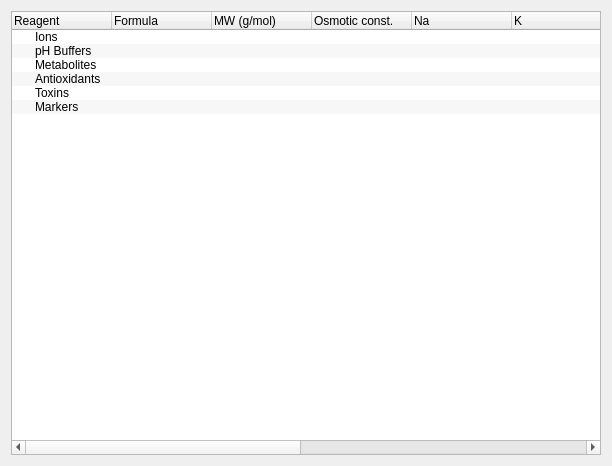
<?xml version="1.0" encoding="UTF-8"?>
<ui version="4.0">
 <class>reagentEditor</class>
 <widget class="QWidget" name="reagentEditor">
  <property name="geometry">
   <rect>
    <x>0</x>
    <y>0</y>
    <width>612</width>
    <height>466</height>
   </rect>
  </property>
  <property name="windowTitle">
   <string>Form</string>
  </property>
  <layout class="QGridLayout" name="gridLayout">
   <item row="0" column="0">
    <widget class="TreeWidget" name="reagentTree">
     <property name="alternatingRowColors">
      <bool>true</bool>
     </property>
     <column>
      <property name="text">
       <string>Reagent</string>
      </property>
     </column>
     <column>
      <property name="text">
       <string>Formula</string>
      </property>
     </column>
     <column>
      <property name="text">
       <string>MW (g/mol)</string>
      </property>
     </column>
     <column>
      <property name="text">
       <string>Osmotic const.</string>
      </property>
     </column>
     <column>
      <property name="text">
       <string>Na</string>
      </property>
     </column>
     <column>
      <property name="text">
       <string>K</string>
      </property>
     </column>
     <column>
      <property name="text">
       <string>Cl</string>
      </property>
     </column>
     <column>
      <property name="text">
       <string>Ca</string>
      </property>
     </column>
     <column>
      <property name="text">
       <string>Mg</string>
      </property>
     </column>
     <column>
      <property name="text">
       <string>SO4</string>
      </property>
     </column>
     <column>
      <property name="text">
       <string>PO4</string>
      </property>
     </column>
     <column>
      <property name="text">
       <string>Cs</string>
      </property>
     </column>
     <item>
      <property name="text">
       <string>Ions</string>
      </property>
      <property name="text">
       <string/>
      </property>
      <property name="text">
       <string/>
      </property>
      <property name="text">
       <string/>
      </property>
      <property name="text">
       <string/>
      </property>
      <property name="text">
       <string/>
      </property>
      <property name="text">
       <string/>
      </property>
      <property name="text">
       <string/>
      </property>
      <property name="text">
       <string/>
      </property>
      <property name="text">
       <string/>
      </property>
      <property name="text">
       <string/>
      </property>
      <property name="text">
       <string/>
      </property>
     </item>
     <item>
      <property name="text">
       <string>pH Buffers</string>
      </property>
      <property name="text">
       <string/>
      </property>
      <property name="text">
       <string/>
      </property>
      <property name="text">
       <string/>
      </property>
      <property name="text">
       <string/>
      </property>
      <property name="text">
       <string/>
      </property>
      <property name="text">
       <string/>
      </property>
      <property name="text">
       <string/>
      </property>
      <property name="text">
       <string/>
      </property>
      <property name="text">
       <string/>
      </property>
      <property name="text">
       <string/>
      </property>
      <property name="text">
       <string/>
      </property>
     </item>
     <item>
      <property name="text">
       <string>Metabolites</string>
      </property>
      <property name="text">
       <string/>
      </property>
      <property name="text">
       <string/>
      </property>
      <property name="text">
       <string/>
      </property>
      <property name="text">
       <string/>
      </property>
      <property name="text">
       <string/>
      </property>
      <property name="text">
       <string/>
      </property>
      <property name="text">
       <string/>
      </property>
      <property name="text">
       <string/>
      </property>
      <property name="text">
       <string/>
      </property>
      <property name="text">
       <string/>
      </property>
      <property name="text">
       <string/>
      </property>
     </item>
     <item>
      <property name="text">
       <string>Antioxidants</string>
      </property>
      <property name="text">
       <string/>
      </property>
      <property name="text">
       <string/>
      </property>
      <property name="text">
       <string/>
      </property>
      <property name="text">
       <string/>
      </property>
      <property name="text">
       <string/>
      </property>
      <property name="text">
       <string/>
      </property>
      <property name="text">
       <string/>
      </property>
      <property name="text">
       <string/>
      </property>
      <property name="text">
       <string/>
      </property>
      <property name="text">
       <string/>
      </property>
      <property name="text">
       <string/>
      </property>
     </item>
     <item>
      <property name="text">
       <string>Toxins</string>
      </property>
      <property name="text">
       <string/>
      </property>
      <property name="text">
       <string/>
      </property>
      <property name="text">
       <string/>
      </property>
      <property name="text">
       <string/>
      </property>
      <property name="text">
       <string/>
      </property>
      <property name="text">
       <string/>
      </property>
      <property name="text">
       <string/>
      </property>
      <property name="text">
       <string/>
      </property>
      <property name="text">
       <string/>
      </property>
      <property name="text">
       <string/>
      </property>
      <property name="text">
       <string/>
      </property>
     </item>
     <item>
      <property name="text">
       <string>Markers</string>
      </property>
      <property name="text">
       <string/>
      </property>
      <property name="text">
       <string/>
      </property>
      <property name="text">
       <string/>
      </property>
      <property name="text">
       <string/>
      </property>
      <property name="text">
       <string/>
      </property>
      <property name="text">
       <string/>
      </property>
      <property name="text">
       <string/>
      </property>
      <property name="text">
       <string/>
      </property>
      <property name="text">
       <string/>
      </property>
      <property name="text">
       <string/>
      </property>
      <property name="text">
       <string/>
      </property>
     </item>
    </widget>
   </item>
  </layout>
 </widget>
 <customwidgets>
  <customwidget>
   <class>TreeWidget</class>
   <extends>QTreeWidget</extends>
   <header>acq4.pyqtgraph</header>
  </customwidget>
 </customwidgets>
 <resources/>
 <connections/>
</ui>
